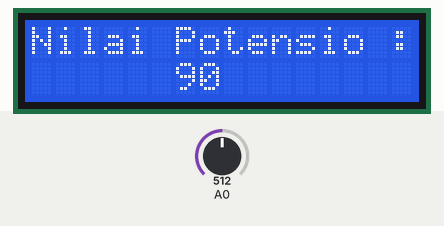
Bench run of a sketch on a simulated Arduino Uno, built with avr-gcc and run on an emulated ATmega328P. On the bench: 16×2 character LCD. The test bench sets the inputs (shaded band); at power-on: A0 = 512.

Above: at 1.2 s.
1.3 s: A0 set to 716
At 1.9 s:
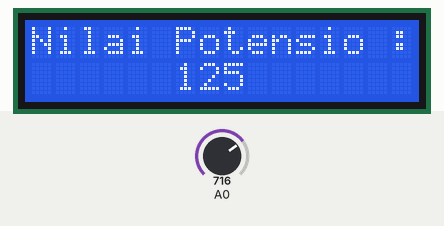
2.9 s: A0 set to 60
At 3.7 s:
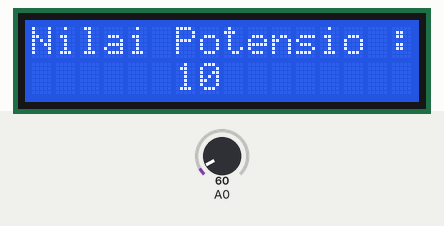
4.5 s: A0 set to 52
At 5.2 s:
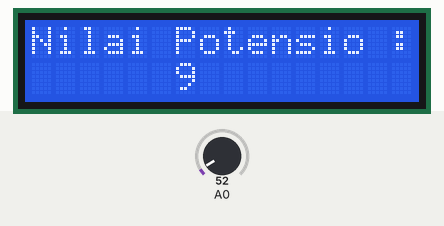
6.0 s: A0 set to 553
At 6.4 s:
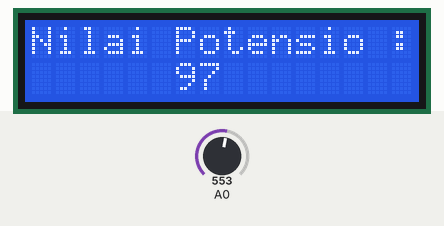
9.0 s: A0 set to 576
At 10.4 s:
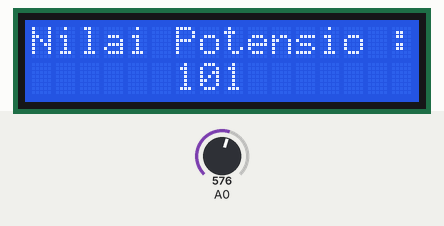
Timing chart, 0 to 11.5 s (numbered marks = the images above; inputs shaded):
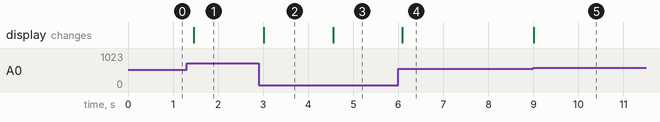

Measured:
- after the input at 1.3 s, the display: changes after 0.16 s (image 1)
- after the input at 2.9 s, the display: changes after 0.11 s (image 2)
- after the input at 4.5 s, the display: changes after 0.05 s (image 3)
- after the input at 6.0 s, the display: changes after 0.09 s (image 4)
- after the input at 9.0 s, the display: changes at once (image 5)

The sketch:

03_lcd_i2c.ino
```cpp
#include <Wire.h>
#include <LiquidCrystal_I2C.h>

LiquidCrystal_I2C lcd(0x27, 16, 2);

void setup() {
  lcd.begin();
  lcd.backlight();
  pinMode(A0, INPUT);
}

void loop() {
  lcd.clear();
  lcd.setCursor(0,0);
  lcd.print("Nilai Potensio :");
  lcd.setCursor(6,1);
  lcd.print(map(analogRead(A0),0,1023,0,180));
  delay(150);
}
```
